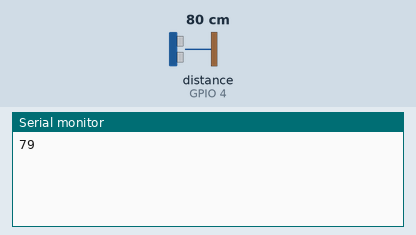
A sketch run on a simulated ESP32. Parts: the last lines printed to the serial monitor. Wiring (inferred from the names in the program): ultrasonic range finder: trigger GPIO 2; echo GPIO 4. The inputs (shaded band) are chosen by the test bench; at power-on: distance to the obstacle (sensor on GPIO 4) 80 cm. The echo pulse lasts 58.3 µs per cm; nothing arrives over Bluetooth unless stated.

Above: at 1.8 s.
1.9 s: distance to the obstacle (sensor on GPIO 4) set to 2 cm
At 2.8 s:
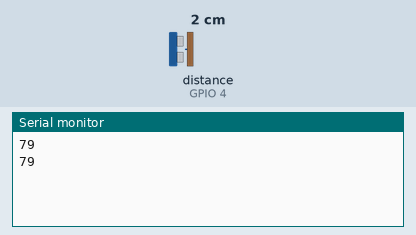
3.4 s: distance to the obstacle (sensor on GPIO 4) set to 4 cm
At 4.8 s:
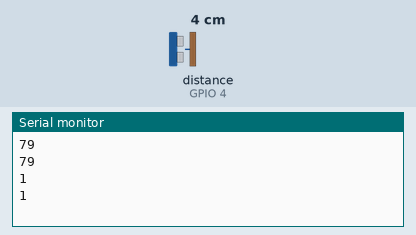
Timing chart, 0 to 6.4 s (numbered marks = the images above; inputs shaded):
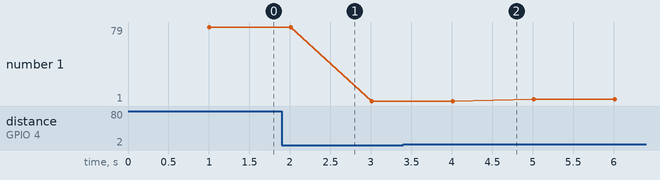

Measured:
- plotted number 1: 79 → 1 after the input at 1.9 s, 1 → 3 after the input at 3.4 s

The sketch:

Monitoring_Tanki_Air.ino
```cpp
#include <BluetoothSerial.h>
BluetoothSerial SerialBT;
const int trig = 2;
const int echo = 4;

void setup() {
  Serial.begin(115200);
  SerialBT.begin("ESP32_BT"); // Nama perangkat Bluetooth
  pinMode(trig,OUTPUT);
  pinMode(echo,INPUT);
}

void loop() {
  long duration, distance;
  // Mengirim sinyal ultrasonik
  digitalWrite(trig, LOW);
  delayMicroseconds(2);
  digitalWrite(trig, HIGH);
  delayMicroseconds(10);
  digitalWrite(trig, LOW);
  duration = pulseIn(echo, HIGH); // Menerima waktu pantulan ultrasonik
  distance = duration * 0.034 / 2; // Menghitung jarak
  delay(1000); // Delay 1 detik sebelum membaca lagi
  SerialBT.println(distance);
  Serial.println(distance);
}
```
